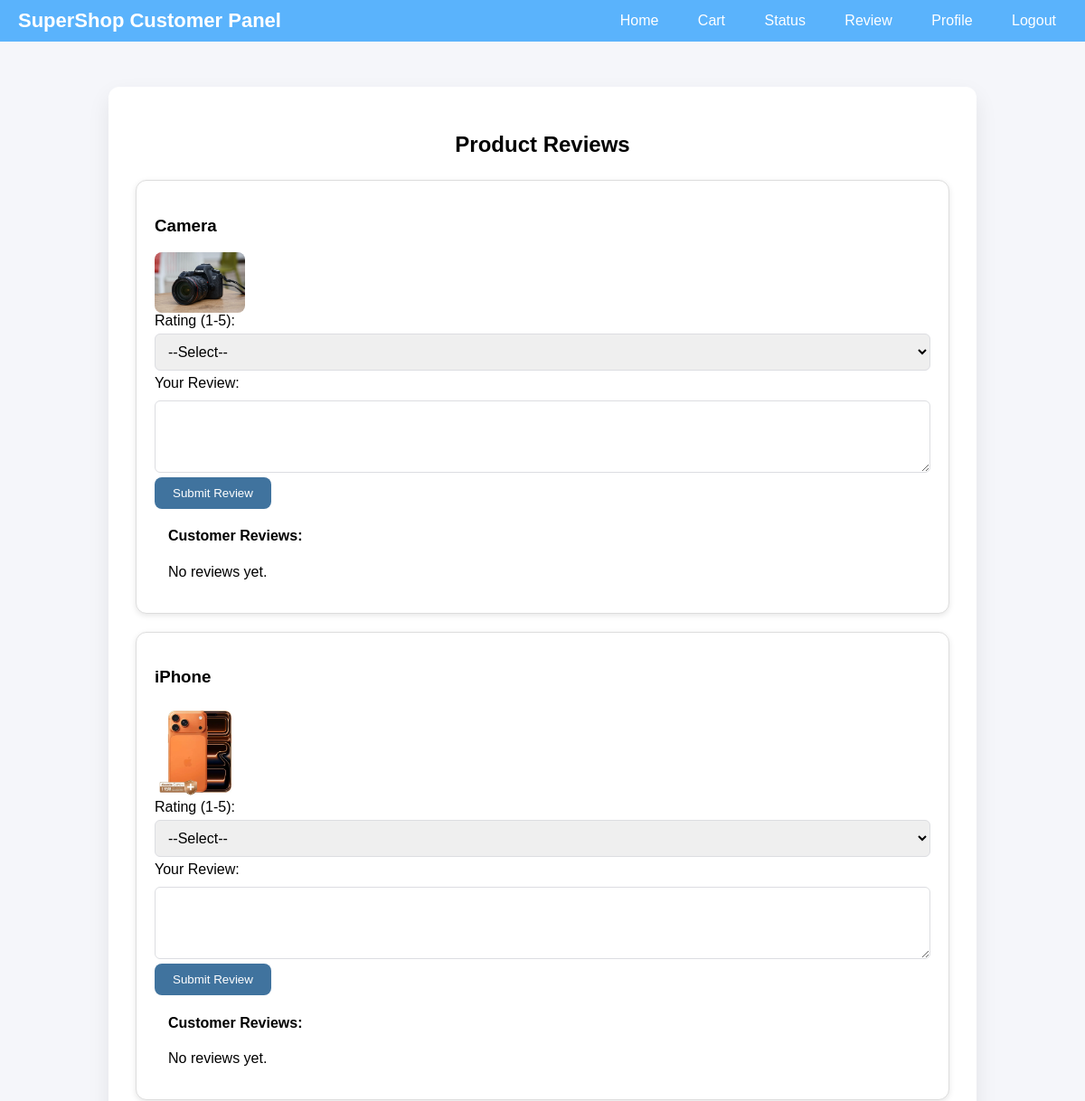
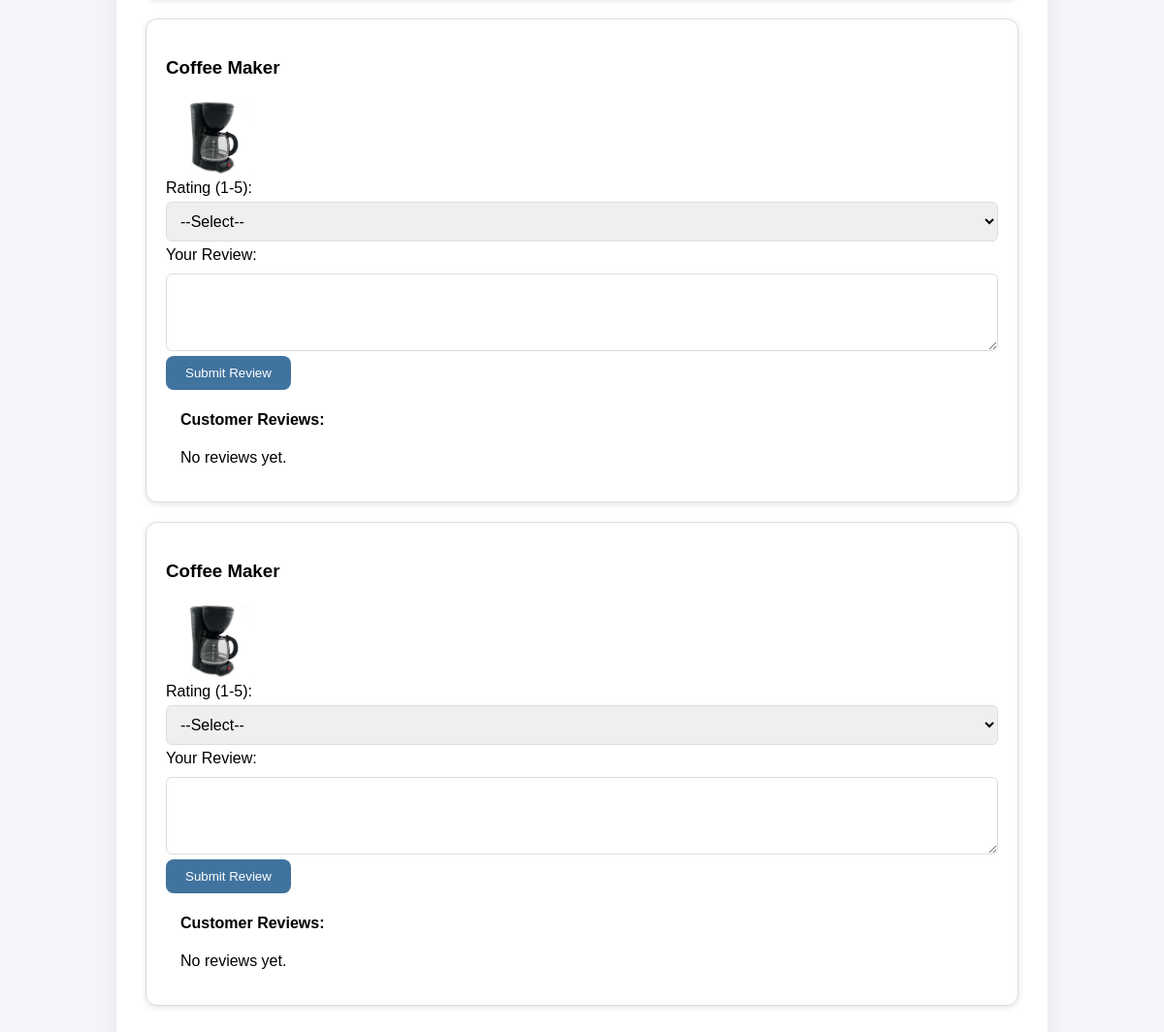
Screenshot of /Php/DomainCustomer/review.php (signed in) with the database file from the repository (2 pictures, top to bottom).
### tables this page shows
CREATE TABLE `orders` (
  `id` int(11) NOT NULL,
  `customer_id` int(11) NOT NULL,
  `total` decimal(10,2) NOT NULL,
  `discount` decimal(10,2) DEFAULT 0.00,
  `coupon_code` varchar(50) DEFAULT NULL,
  `address` varchar(255) NOT NULL,
  `contact_number` varchar(20) NOT NULL,
  `payment_method` enum('Card','Mobile Wallet','Cash on Delivery') NOT NULL,
  `card_number` varchar(25) DEFAULT NULL,
  `card_expiry` varchar(10) DEFAULT NULL,
  `card_cvv` varchar(5) DEFAULT NULL,
  `wallet_type` enum('Bkash','Rocket','Nagad') DEFAULT NULL,
  `wallet_phone` varchar(20) DEFAULT NULL,
  `status` enum('Pending','Processing','Shipped','Delivered','Cancelled') DEFAULT 'Pending',
  `created_at` datetime DEFAULT current_timestamp(),
  `delivery_man_id` int(11) DEFAULT NULL,
  `expected_delivery` date DEFAULT NULL,
  `delivered_at` datetime DEFAULT NULL
);

CREATE TABLE `products` (
  `id` int(11) NOT NULL,
  `name` varchar(255) NOT NULL,
  `price` decimal(10,2) NOT NULL,
  `quantity` int(11) NOT NULL DEFAULT 0,
  `img` varchar(255) NOT NULL,
  `vendor_id` int(11) NOT NULL,
  `description` text DEFAULT NULL,
  `status` enum('pending','accepted','rejected') NOT NULL DEFAULT 'pending',
  `review` text DEFAULT NULL,
  `created_at` timestamp NOT NULL DEFAULT current_timestamp()
);

### Php/DomainCustomer/review.php (the view, shortened to what this page needs)
<?php
include($_SERVER['DOCUMENT_ROOT']."/SSM/Connection/db.php");
if (!is_numeric($_SESSION['userid'])) {
    $stmt = $conn->prepare("SELECT id FROM users WHERE username=? LIMIT 1");
    $stmt->bind_param("s", $_SESSION['userid']);
    $stmt->execute();
    $res = $stmt->get_result();
    if ($row = $res->fetch_assoc()) {
        $customer_id = $row['id'];
    } else {
        die("Customer not found!");
    }
} else {
    $customer_id = intval($_SESSION['userid']);
}
$stmt = $conn->prepare("
    SELECT o.id AS order_id, p.id AS product_id, p.name, p.img
    FROM orders o
    JOIN order_items oi ON o.id = oi.order_id
    JOIN products p ON oi.product_id = p.id
    WHERE o.customer_id=? AND o.status='Delivered'
    ORDER BY o.created_at DESC
");
$stmt->bind_param("i", $customer_id);
$stmt->execute();
$res = $stmt->get_result();
$delivered_products = $res->fetch_all(MYSQLI_ASSOC);
include("navbar.php");
?>
<link rel="stylesheet" href="/SSM/Asset/Css/Domain/Customer/cartPayment.css">
<link rel="stylesheet" href="/SSM/Asset/Css/Domain/Customer/style.css">
<div class="main-content">
    <h2>Product Reviews</h2>
    <?php if(empty($delivered_products)): ?>
        <p>You have no delivered products to review yet.</p>
    <?php else: ?>
        <?php foreach($delivered_products as $dp): ?>
            <div class="review-card">
                <h3><?= htmlspecialchars($dp['name']) ?></h3>
                <img src="<?= htmlspecialchars($dp['img']) ?>" alt="<?= htmlspecialchars($dp['name']) ?>">
                <?php
                $stmtCheck = $conn->prepare("SELECT id FROM reviews WHERE product_id=? AND customer_id=? AND order_id=? LIMIT 1");
                $stmtCheck->bind_param("iii", $dp['product_id'], $customer_id, $dp['order_id']);
                $stmtCheck->execute();
                $resCheck = $stmtCheck->get_result();
                $hasReview = $resCheck->num_rows > 0;
                ?>
                <?php if(!$hasReview): ?>
                <form method="POST" class="review-form">
                    <label>Rating (1-5):</label>
                    <select name="rating" required>
                        <option value="">--Select--</option>
                    </select>
                    <label>Your Review:</label>
                    <textarea name="comment" required></textarea>
                    <button type="submit" name="submit_review" class="btn">Submit Review</button>
                </form>
                <?php else: ?>
                    <p style="color:blue; font-weight:bold;">✅ You have already reviewed this product for this order.</p>
                <?php endif; ?>
                <div class="review-list">
                    <h4>Customer Reviews:</h4>
                    <?php
                    $stmtRev = $conn->prepare("SELECT r.*, u.fullname
                                               FROM reviews r
                                               JOIN users u ON r.customer_id=u.id
                                               WHERE r.product_id=?
                                               ORDER BY r.created_at DESC");
                    $stmtRev->bind_param("i", $dp['product_id']);
                    $stmtRev->execute();
                    $resRev = $stmtRev->get_result();
                    if ($resRev->num_rows > 0):
                        while($rev = $resRev->fetch_assoc()):
                    ?>
                        <p>
                            <b><?= htmlspecialchars($rev['fullname']) ?>:</b> <?= str_repeat("⭐", $rev['rating']) ?><br>
                            <?= htmlspecialchars($rev['comment']) ?><br>
                            <small><?= $rev['created_at'] ?></small>
                        </p>
                    <?php endwhile; else: ?>
                        <p>No reviews yet.</p>
                    <?php endif; ?>
                </div>
            </div>
        <?php endforeach; ?>
    <?php endif; ?>
</div>

### Php/DomainCustomer/navbar.php (shortened to what this page needs)
<header class="customer-navbar">
    <h1 class="logo">SuperShop Customer Panel</h1>
    <nav class="customer-nav">
        <a href="/SSM/Php/Product/menu.php">Home</a>
        <a href="/SSM/Php/DomainCustomer/cart.php">Cart</a>
        <a href="/SSM/Php/DomainCustomer/status.php">Status</a>
        <a href="/SSM/Php/DomainCustomer/review.php">Review</a>
        <a href="/SSM/Php/Domain/profile.php">Profile</a>
        <a href="/SSM/Php/Auth/logout.php">Logout</a>
    </nav>
</header>

### Asset/Css/Domain/Customer/cartPayment.css (style rules this page uses)
.main-content { max-width: 900px; margin: 50px auto; padding: 30px; background: #fff; border-radius: 12px; box-shadow: 0 10px 25px rgba(0,0,0,0.08); }
h2 { text-align:center; margin-bottom:25px; }
input, select, textarea { width:100%; padding:10px; margin:5px 0; border-radius:6px; border:1px solid #dcdde1; font-size:16px; }
.btn { padding:10px 20px; background:#40739e; color:#fff; border:none; border-radius:8px; cursor:pointer; transition:0.3s; }

### Asset/Css/Domain/Customer/style.css (style rules this page uses)
.review-card { background: #fff; border: 1px solid #ddd; border-radius: 12px; padding: 20px; margin-bottom: 20px; box-shadow: 0 2px 6px rgba(0,0,0,0.1); }
.review-card img { max-width: 100px; border-radius: 8px; }
.review-form textarea { width: 100%; min-height: 80px; margin-top: 10px; }
.review-list { margin-top: 10px; padding-left: 15px; }

### Php/DomainCustomer/navbar.php (style rules this page uses)
.customer-navbar { background-color: #5ab3fcff; display: flex; align-items: center; padding: 10px 20px; justify-content: space-between; }
.customer-navbar .logo { color: #fff; font-size: 22px; font-weight: bold; margin: 0; }
.customer-nav a { color: #fff; text-decoration: none; margin-left: 15px; padding: 5px 12px; border-radius: 4px; transition: background 0.3s; }

### rows the page displays
orders: products.name "Camera", products.img+name (picture)
orders: products.name "iPhone", products.img (picture)
orders: products.name "Coffee Maker", products.img (picture)
orders: products.name "Coffee Maker", products.img (picture)
